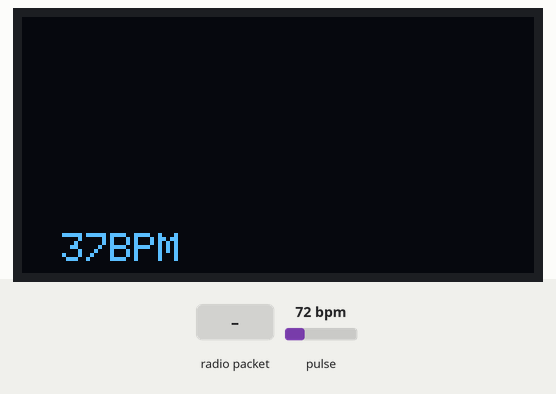
This sketch was run on a simulated ESP32. Shown: 128×64 one-colour display. Inputs (shaded band) come from the test bench; at power-on: pulse 72 bpm. The OLED is the two-colour kind (top 16 rows yellow); what the sketch prints to the serial monitor is not drawn.

Above: at 1.4 s.
1.5 s: pulse set to 130 bpm
At 1.77 s:
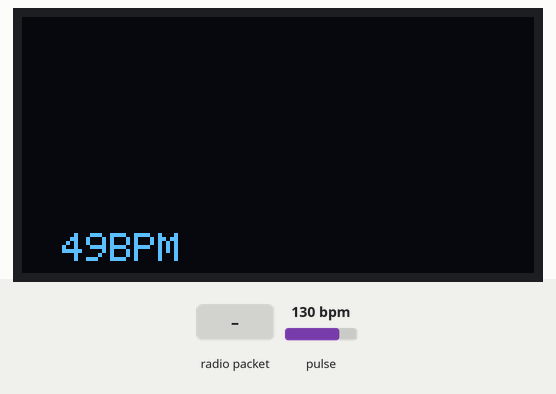
3.5 s: radio packet "1" arrives
At 5.1 s:
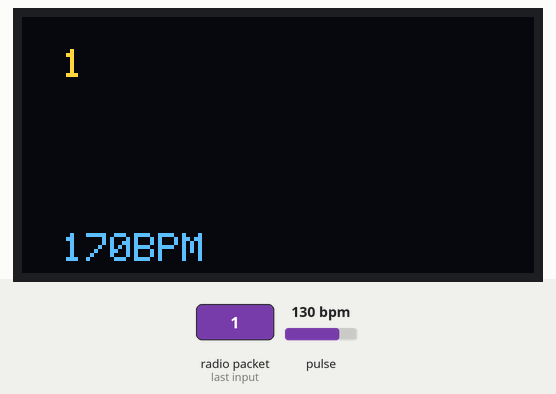
5.3 s: radio packet "0" arrives
At 6.4 s:
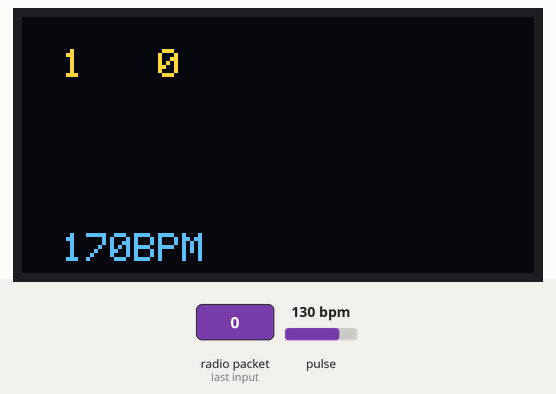
6.8 s: pulse set to 70 bpm
At 9.0 s:
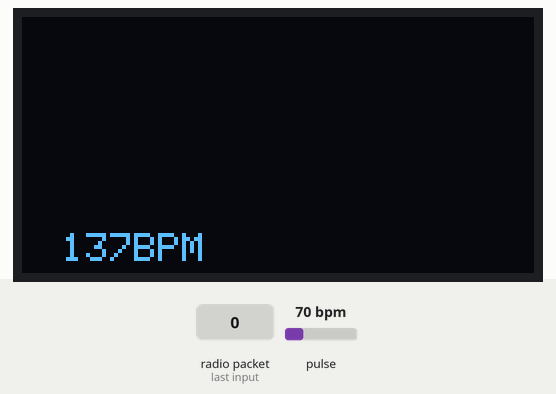
9.8 s: pulse set to 100 bpm
At 14.0 s:
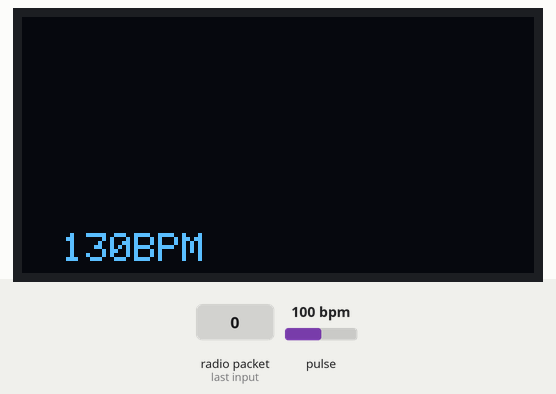
Timing chart, 0 to 14.4 s (numbered marks = the images above; inputs shaded):
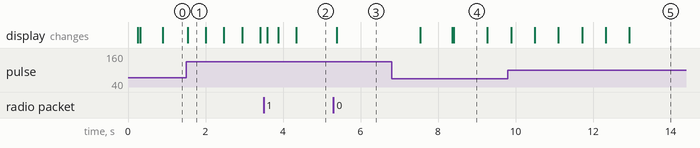

The sketch:

embedded.ino
```cpp
#define NUM_ROWS_MAX 5
#define CHAR_WIDTH 6
#define CHAR_HEIGHT 8
#define WHITESPACE_PERCENTAGE 0.2
int numCharsPerRow = (128 / CHAR_WIDTH) * 0.5;
//  * (1 - 3 * WHITESPACE_PERCENTAGE);

#include <SPI.h>
#include <Wire.h>
#include <Adafruit_GFX.h>
#include <Adafruit_SH110X.h>

#include <esp_now.h>
#include <WiFi.h>

#include "MAX30105.h"
#include "heartRate.h"

MAX30105 particleSensor;


//--------FOR ESP NOW
// REPLACE WITH THE MAC Address of your receiver
uint8_t broadcastAddress[] = {0x34, 0x85, 0x18, 0xac, 0x08, 0x28};
//34:85:18:ac:08:28 is for the transmitter ESP

// Define variables to store incoming readings
String incomingChar;

//Structure example to send data
//Must match the receiver structure
typedef struct struct_message {
    String character;
} struct_message;

// Create a struct_message to hold incoming sensor readings
struct_message incomingCharacter;

esp_now_peer_info_t peerInfo;


// Callback when data is received
void OnDataRecv(const uint8_t * mac, const uint8_t *incomingData, int len);

///---end of ESP NOW


const byte RATE_SIZE = 4; //Increase this for more averaging. 4 is good.
byte rates[RATE_SIZE]; //Array of heart rates
byte rateSpot = 0;
long lastBeat = 0; //Time at which the last beat occurred

float beatsPerMinute;
int beatAvg = 80;

bool isWiredConnection = false;

/* Uncomment the initialize the I2C address , uncomment only one, If you get a totally blank screen try the other*/
#define i2c_Address 0x3c //initialize with the I2C addr 0x3C Typically eBay OLED's
//#define i2c_Address 0x3d //initialize with the I2C addr 0x3D Typically Adafruit OLED's

#define SCREEN_WIDTH 128 // OLED display width, in pixels
#define SCREEN_HEIGHT 64 // OLED display height, in pixels
#define OLED_RESET -1   //   QT-PY / XIAO

Adafruit_SH1106G display = Adafruit_SH1106G(SCREEN_WIDTH, SCREEN_HEIGHT, &Wire, OLED_RESET);


void setup()   {
  Wire.begin(D4, D5); //6,7 for c3
  Serial.begin(9600);

  // Set device as a Wi-Fi Station
  WiFi.mode(WIFI_STA);

  delay(250); // wait for the OLED to power up
  display.begin(i2c_Address, true); // Address 0x3C default
  //display.setContrast (0); // dim display

  // Clear the buffer.
  display.clearDisplay();

  display.setCursor(0, 0);
  display.setTextSize(1);
  display.setTextColor(SH110X_WHITE);


  // Init ESP-NOW
  if (esp_now_init() != ESP_OK) {
    Serial.println("Error initializing ESP-NOW");
    return;
  }

  // Register peer
  memcpy(peerInfo.peer_addr, broadcastAddress, 6);
  peerInfo.channel = 0;
  peerInfo.encrypt = false;

  // Add peer
  if (esp_now_add_peer(&peerInfo) != ESP_OK){
    Serial.println("Failed to add peer");
    return;
  }

  // Register for a callback function that will be called when data is received
  esp_now_register_recv_cb(OnDataRecv);


  if (!particleSensor.begin(Wire, I2C_SPEED_FAST)) //Use default I2C port, 400kHz speed
  {
    Serial.println("MAX30105 was not found. Please check wiring/power. ");
    while (1);
  }
  Serial.println("Place your index finger on the sensor with steady pressure.");

  particleSensor.setup(); //Configure sensor with default settings
  particleSensor.setPulseAmplitudeRed(0x0A); //Turn Red LED to low to indicate sensor is running
  particleSensor.setPulseAmplitudeGreen(0); //Turn off Green LED
}

String printBuffer;

int lastDeletedTime = millis();

void loop() {

  // text display tests
  // display.setTextSize(1);
  // display.setTextColor(SH110X_WHITE);
  // display.setCursor(0, 0);
  // display.setTextColor(SH110X_BLACK, SH110X_WHITE); // 'inverted' text
  // display.println(3.141592);

  long irValue = particleSensor.getIR();

  if (checkForBeat(irValue) == true)
  {

    //We sensed a beat!
    long delta = millis() - lastBeat;
    lastBeat = millis();

    beatsPerMinute = 60 / (delta / 1000.0);

    if (beatsPerMinute < 150 && beatsPerMinute > 50)
    {

      rates[rateSpot++] = (byte)beatsPerMinute; //Store this reading in the array
      rateSpot %= RATE_SIZE; //Wrap variable

      //Take average of readings
      // beatAvg = 80;
      for (byte x = 0 ; x < RATE_SIZE ; x++)
      beatAvg += rates[x];
      beatAvg /= RATE_SIZE;

    }
  }

  display.clearDisplay();

  ////if (irValue < 50000)k
    ////Serial.print(" No finger?");
  if(irValue > 50000){
    // display.setCursor(90, 54);
    display.setCursor(10, 54);
    display.print(String(beatAvg) + "BPM");
  }


  while(Serial.available() > 0){
    char incomingChar = Serial.read();

    // Serial.print("X: ");
    // Serial.print(display.getCursorY());
    // Serial.print(", Y: ");
    // if(incomingChar != '\n'){
      printBuffer.concat(incomingChar);
    // }
    // Serial.println(display.getCursorX());
    // Serial.print(printBuffer);
    isWiredConnection = true;
    lastDeletedTime = millis();
  }


  // if(isWiredConnection){
  //   display.print("Wired");
  // }
  // else{
  //   display.print("Wireless");
  // }

  // Serial.println(isWiredConnection);


  if (printBuffer.length() > NUM_ROWS_MAX * numCharsPerRow || millis() - lastDeletedTime > 3000){
    //go until min length
    //(printBuffer.length() - NUM_ROWS_MAX * numCharsPerRow); //if a longer than 13 char string comes in, I might need to remove more than 1 row.
    printBuffer = printBuffer.substring(numCharsPerRow);
    lastDeletedTime = millis();
  }


  for(int i = 0; i < printBuffer.length() ; i++){
    int x = (i % numCharsPerRow) * CHAR_WIDTH + 10;
    int y = (i / numCharsPerRow) * CHAR_HEIGHT + CHAR_HEIGHT;
    display.setCursor(x, y);
    display.write(printBuffer[i]);
  }
  display.display();

  //each row displays 21 characters -> say we leave a 20% buffer on each side. we start the cursor at 25 pixels, then we know we printed a whole row when we print 13 characters.

  // display.clearDisplay();

  // miniature bitmap display
  // display.drawBitmap(30, 16,  logo16_glcd_bmp, 16, 16, 1);
  // display.display();
  // delay(1);

  // invert the display
  // display.invertDisplay(true);
  // delay(1000);
  // display.invertDisplay(false);
  // delay(1000);
  // display.clearDisplay();
}

// void OnDataRecv(const uint8_t * mac, const uint8_t *incomingData, int len) {
//   memcpy(&incomingCharacter, incomingData, sizeof(incomingCharacter));
//   // Serial.print("Bytes received: ");
//   // Serial.println(len);
//   // callback when data is recv from Master

//   incomingChar = incomingCharacter.character;
//   //// Serial.print("incoming char: ");
//   Serial.println(incomingChar);


//   ////Serial.print("X: ");
//   ////Serial.print(display.getCursorY());
//   ////Serial.print(", Y: ");
//   // if(incomingChar != '\n'){
//   printBuffer.concat(incomingChar);
//   // }
//   ////Serial.println(display.getCursorX());
//   Serial.println(printBuffer);
//   isWiredConnection = false;
//   lastDeletedTime = millis();
// }

void OnDataRecv(const uint8_t *mac_addr, const uint8_t *data, int data_len) {
   char* buff = (char*) data;
  String buffStr = String(buff);
  Serial.println(buffStr);

  printBuffer.concat(buffStr + "   ");
  // }
  ////Serial.println(display.getCursorX());
  Serial.println(printBuffer);
  isWiredConnection = false;
  lastDeletedTime = millis();
}
```

Measured:
- after the input at 5.3 s, the display: changes after 0.09 s (image 3)
- after the input at 6.8 s, the display: first changes after 0.75 s (image 4 shows a later state)
- what the display in image 1 shows lasts 0.5 s, from 1.5 s to 2.0 s
- what the display in image 4 shows lasts 0.9 s, from 8.4 s to 9.3 s
